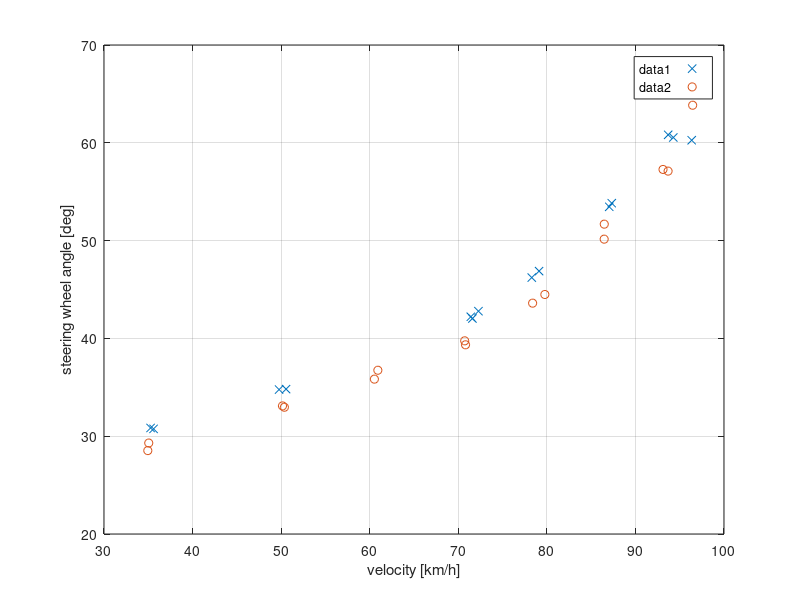
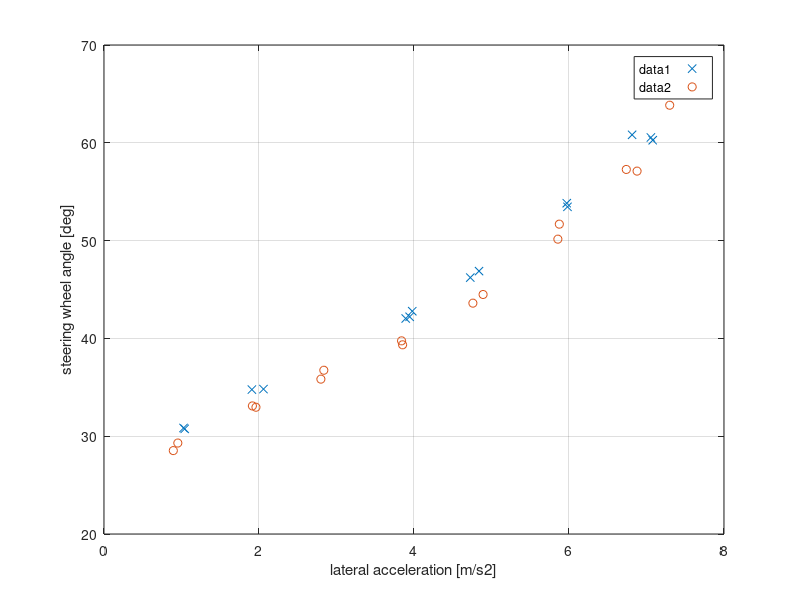
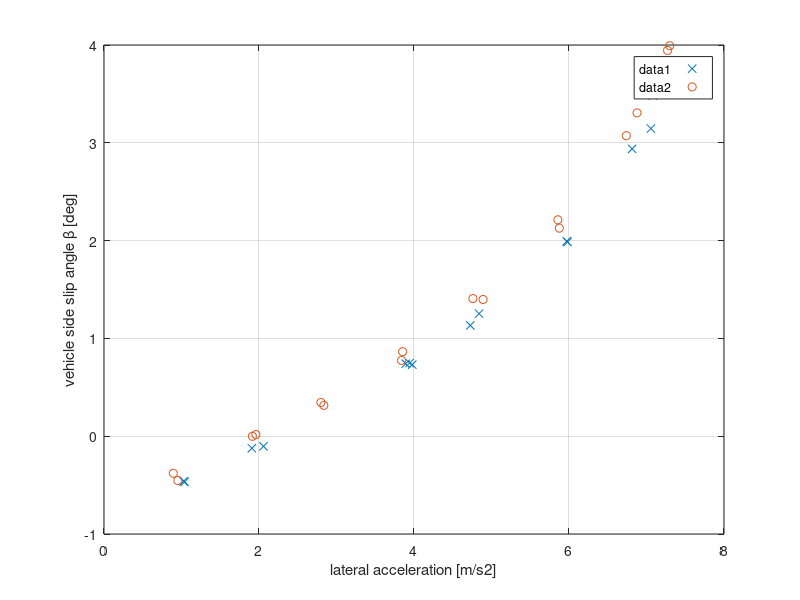
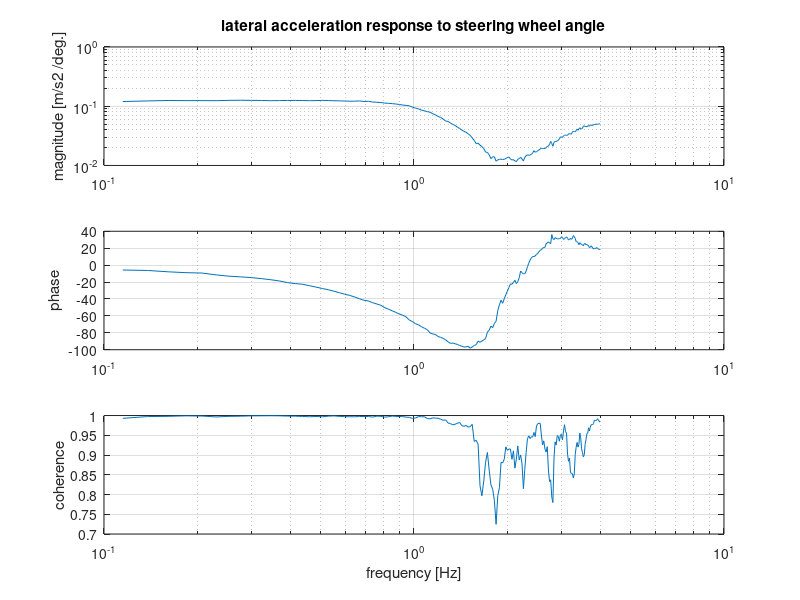

These charts were generated, in order, by the following MATLAB code:
clear all
close all

disp(' ')
disp('in the data files units are always SI (N,kg,m,rad)!')
disp('abbreviations:')
disp(' ds      : delta steering wheel, steering wheel angle')
disp(' V or vx : forward velocity')
disp(' beta    : vehicle side slip angle')
disp(' r       : yaw velocity')
disp(' ay      : lateral acceleration')
disp(' left/right denotes a left or right turn')


% steady state cornering ---------------------------------------------
load steady_state_circular_loaded.mat

plot(V_left*3.6,-ds_left*180/pi,'x',V_right*3.6,ds_right*180/pi,'o')
xlabel('velocity [km/h]');
ylabel('steering wheel angle [deg]')
legend('left','right',2)
grid

figure
plot(-ay_left,-ds_left*180/pi,'x',ay_right,ds_right*180/pi,'o')
xlabel('lateral acceleration [m/s2]');
ylabel('steering wheel angle [deg]')
legend('left','right',2)
grid

figure
plot(-ay_left,-beta_left*180/pi,'x',ay_right,beta_right*180/pi,'o')
xlabel('lateral acceleration [m/s2]');
ylabel('vehicle side slip angle \beta [deg]')
legend('left','right',2)
grid

% ... add the yaw velocity gain plot here!


% random steering ----------------------------------------------------
load pseudo_random_loaded.mat

figure
subplot(3,1,1)
loglog(freq,abs(T_ayds)*pi/180)
title('lateral acceleration response to steering wheel angle')
ylabel('magnitude [m/s2 /deg.]')
grid
subplot(3,1,2)
semilogx(freq,angle(T_ayds)*180/pi)
ylabel('phase')
grid
subplot(3,1,3)
semilogx(freq,C_ayds)
xlabel('frequency [Hz]')
ylabel('coherence')
grid


figure
subplot(3,1,1)
loglog(freq,abs(T_rds))
title('yaw velocity response to steering wheel angle')
ylabel('magnitude [1/s]')
grid
subplot(3,1,2)
semilogx(freq,angle(T_rds)*180/pi)
ylabel('phase')
grid
subplot(3,1,3)
semilogx(freq,C_rds)
xlabel('frequency [Hz]')
ylabel('coherence')
grid


% J-turn (stepsteer)--------------------------------------------------
load Jturn_loaded

figure
subplot(4,1,1)
plot(time,ds*180/pi)
ylabel('\delta_s [deg]')
title('Jturn')
grid
subplot(4,1,2)
plot(time,vx*3.6)
ylabel('vx [km/h]')
grid
subplot(4,1,3)
plot(time,ay)
ylabel('ay [m/s2]')
grid
subplot(4,1,4)
plot(time,r*180/pi)
xlabel('time [s]')
ylabel('yaw vel [deg/s]')
grid


% double lane change -------------------------------------------------
load lane_change_loaded

figure
subplot(4,1,1)
plot(time,ds*180/pi)
ylabel('\delta_s [deg]')
title('Double lane change')
grid
subplot(4,1,2)
plot(time,vx*3.6)
ylabel('vx [km/h]')
grid
subplot(4,1,3)
plot(time,ay)
ylabel('ay [m/s2]')
grid
subplot(4,1,4)
plot(time,r*180/pi)
xlabel('time [s]')
ylabel('yaw vel [deg/s]')
grid
